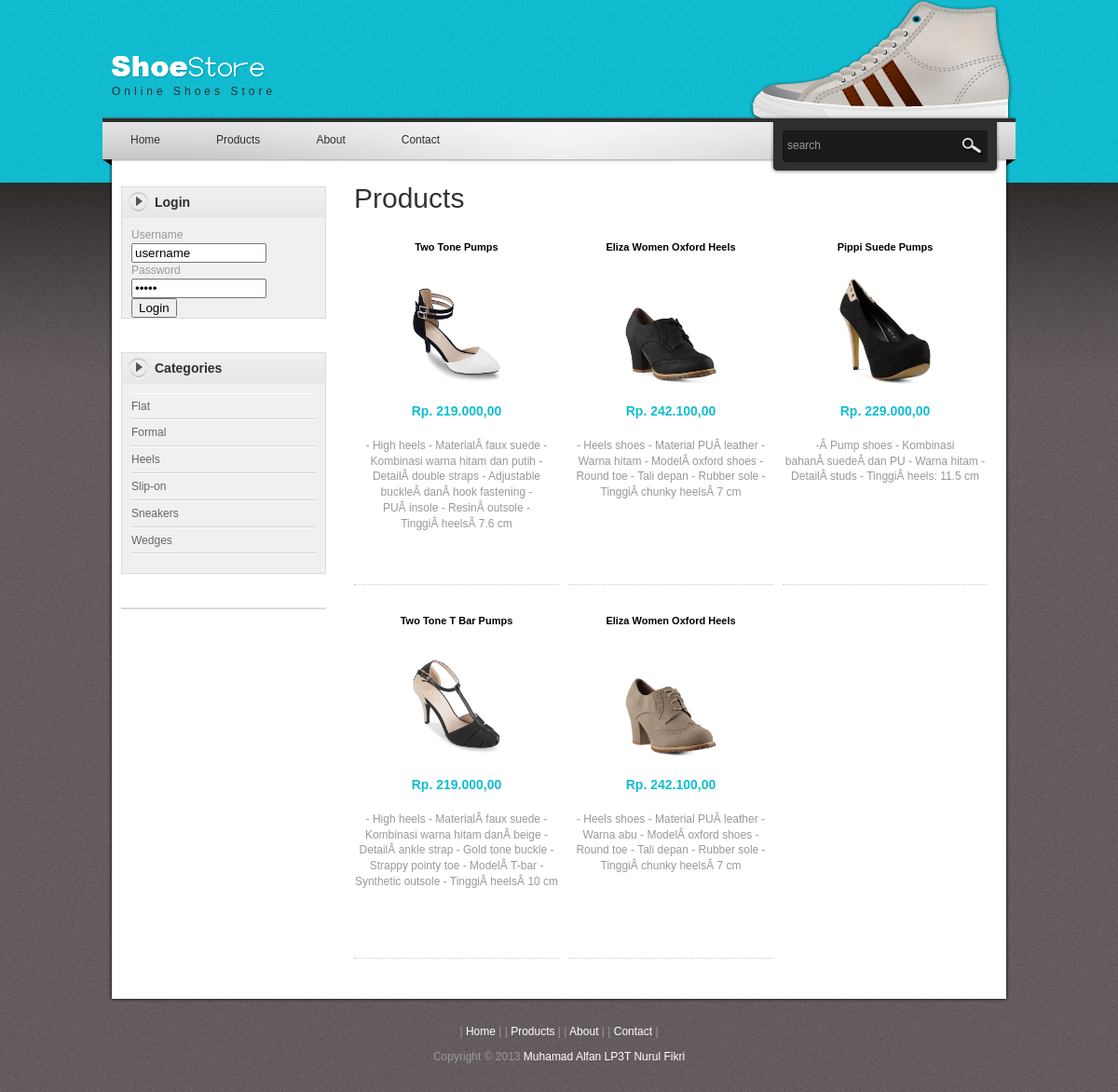
The page /index.php?hal=products&cat=5 on the database its author committed.
### tables this page shows
CREATE TABLE IF NOT EXISTS `categories` (
  `id` int(11) NOT NULL AUTO_INCREMENT,
  `name` varchar(25) NOT NULL,
  PRIMARY KEY (`id`)
);

CREATE TABLE IF NOT EXISTS `shoes` (
  `id` int(11) NOT NULL AUTO_INCREMENT,
  `name` varchar(25) NOT NULL,
  `categories_id` int(11) NOT NULL,
  `price` varchar(20) NOT NULL,
  `picture` varchar(45) DEFAULT NULL,
  `size` varchar(4) NOT NULL,
  `stock` int(11) DEFAULT NULL,
  `comment` varchar(1500) NOT NULL,
  PRIMARY KEY (`id`),
  KEY `fk_shoes_categories_idx` (`categories_id`)
);

### index.php (called while the page is built, shortened)
<?php
include_once 'dbconection.php';
include_once 'header.php';
include_once 'menu.php';
include_once 'sidebar.php';
include_once 'main.php';
include_once 'footer.php';
?>

### products.php (the view, shortened to what this page needs)
<?php
$cat=$_GET['cat'];
if(!empty($cat)) $q=" WHERE categories_id =$cat";
$sql= "SELECT * FROM shoes$q $x ORDER BY id DESC ";
$rs = $dbh->query($sql);
?>
<h1> Products</h1>
<?php
foreach ($rs as $row) {
$rp=$row['price'];
echo '<div class="product_box">
        <h3>'.$row['name'].'</h3>
     <a href="#"><img src="images/product/'.$row['picture'].'" width="100" /></a>
     <p class="product_price">Rp. '.number_format($rp,2,',','.');
echo '</p>
     <p> '.$row['comment'].'</p>';
echo '</div>';
}
?>

### sidebar.php (shortened to what this page needs)
    <div id="templatemo_main">
    	<div id="sidebar" class="float_l">
            <div class="sidebar_box"><span class="bottom"></span>
        <?php
        if(empty($_SESSION['MEMBER'])){
         ?>
            	<h3>Login</h3>
                <div class="content">
                    <form action="process_login.php" method="POST">
                        <label>Username</label><br/>
                            <input type="text" name="user" value="username" size="15" onFocus="this.value=''"/><br/>
                        <label>Password</label><br/>
                            <input type="password" name="pass" size="15" value="12345" onFocus="this.value=''"/><br/>
                            <input type="submit" class="button" name="proses" value="Login"/>
                    </form>
                </div>
        <?php } ?>
            </div>
<?php
$sql= "SELECT * FROM categories ORDER BY name";
$rs = $dbh->query($sql);
?>
            <div class="sidebar_box"><span class="bottom"></span>
            	<h3>Categories</h3>
                <div class="content">
                    <ul class="sidebar_list">
                        <?php
                        foreach ($rs as $ro) {
                        echo '<li><a href="index.php?hal=products&cat='.$ro['id'].'">'.$ro['name'].'</a> &nbsp; &nbsp; &nbsp;';
                        }
                        ?>
                        <li class="last"></li>
                    </ul>
                </div>
            </div>
            <div class="sidebar_box"><span class="bottom"></span>
            </div>
        </div>

### css/templatemo_style.css (style rules this page uses)
body { margin: 0; padding: 0; color: #999; font-family: Tahoma, Geneva, sans-serif; font-size: 12px; line-height: 1.4em; background-color: #665f5f; background-repeat: repeat; background-image: url(../images/templatemo_body.jpg) }
a, a:link, a:visited { color: #0299aa; font-weight: normal; text-decoration: none }
p { margin: 0 0 10px 0; padding: 0; }
img { border: none; }
h1, h2, h3, h4, h5, h6 { color: #333; font-weight: normal; }
h1 { font-size: 30px; margin: 0 0 30px; padding: 5px 0 }
h3 { font-size: 20px; margin: 0 0 20px; padding: 0; }
.float_l { float: left }
#templatemo_main { width: 940px; padding: 10px 20px; background: url(../images/templatemo_main_bg.png) repeat-y }
#sidebar { width: 220px }
.sidebar_box { position: relative; background: #f0f0f0; margin-bottom: 36px; border: 1px solid #dbdbdb }
.sidebar_box h3 { font-size: 14px; font-weight: 700; padding: 0 10px 0 35px; margin: 0; width: 185px; height: 33px; line-height: 33px; margin-bottom: 0; background: url(../images/templatemo_sidebar_header.png) no-repeat; color: #2f2f2f }
#sidebar .sidebar_box .content { padding: 10px 10px 0; }
#sidebar .sidebar_list { margin: 0; padding: 0 0 10px; list-style: none; }
#sidebar .sidebar_list li { display: block; margin: 0; padding: 5px 0; border-top: 1px solid #fff; border-bottom: 1px solid #d3d3d3 }
#sidebar .sidebar_list li.last { border-bottom: none }
#sidebar .sidebar_list li a { color: #666; }
.product_box { float: left; width: 220px; height: 350px; text-align: center; margin: 0 10px 30px 0; padding-bottom: 20px; border-bottom: 1px dotted #ccc }
.product_box img { margin-bottom: 5px; }
.product_box h3 { font-size: 11px; color: #000; font-weight: 700; margin-bottom: 10px; }
.product_box .product_price { color: #11bdd1; font-size: 14px; font-weight: 700; margin-bottom: 20px; }

### rows shown on the page
categories: name "Flat"
categories: name "Formal"
categories: name "Heels"
categories: name "Slip-on"
categories: name "Sneakers"
categories: name "Wedges"
shoes: name "Two Tone Pumps", picture (picture), price "219.000,00", comment "- High heels - MaterialÂ faux suede - Kombinasi warna hitam dan putih - DetailÂ double straps - Adjustable buckleÂ danÂ hook fastening - PUÂ insole - ResinÂ outsole - TinggiÂ heelsÂ 7.6 cm"
shoes: name "Eliza Women Oxford Heels", picture (picture), price "242.100,00", comment "- Heels shoes - Material PUÂ leather - Warna hitam - ModelÂ oxford shoes - Round toe - Tali depan - Rubber sole - TinggiÂ chunky heelsÂ 7 cm"
shoes: name "Pippi Suede Pumps", picture (picture), price "229.000,00", comment "-Â Pump shoes - Kombinasi bahanÂ suedeÂ dan PU - Warna hitam - DetailÂ studs - TinggiÂ heels: 11.5 cm"
shoes: name "Two Tone T Bar Pumps", picture (picture), price "219.000,00", comment "- High heels - MaterialÂ faux suede - Kombinasi warna hitam danÂ beige - DetailÂ ankle strap - Gold tone buckle - Strappy pointy toe - ModelÂ T-bar - Synthetic outsole - TinggiÂ heelsÂ 10 cm"
shoes: name "Eliza Women Oxford Heels", picture (picture), price "242.100,00", comment "- Heels shoes - Material PUÂ leather - Warna abu - ModelÂ oxford shoes - Round toe - Tali depan - Rubber sole - TinggiÂ chunky heelsÂ 7 cm"

### other values the page prints
$v "Home"
$v "Products"
$v "About"
$v "Contact"
